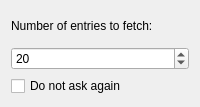
<?xml version="1.0" encoding="UTF-8"?>
<ui version="4.0">
 <class>EntriesCountDialogBase</class>
 <widget class="QWidget" name="EntriesCountDialogBase">
  <property name="geometry">
   <rect>
    <x>0</x>
    <y>0</y>
    <width>200</width>
    <height>107</height>
   </rect>
  </property>
  <layout class="QGridLayout" name="gridLayout">
   <item row="0" column="0">
    <widget class="QLabel" name="label">
     <property name="text">
      <string>Number of entries to fetch:</string>
     </property>
     <property name="wordWrap">
      <bool>true</bool>
     </property>
    </widget>
   </item>
   <item row="1" column="0">
    <widget class="QSpinBox" name="spinCount">
     <property name="minimum">
      <number>1</number>
     </property>
     <property name="maximum">
      <number>100</number>
     </property>
     <property name="value">
      <number>20</number>
     </property>
    </widget>
   </item>
   <item row="2" column="0">
    <widget class="QCheckBox" name="kcfg_remember">
     <property name="text">
      <string>Do not ask again</string>
     </property>
    </widget>
   </item>
  </layout>
 </widget>
 <resources/>
 <connections/>
</ui>
